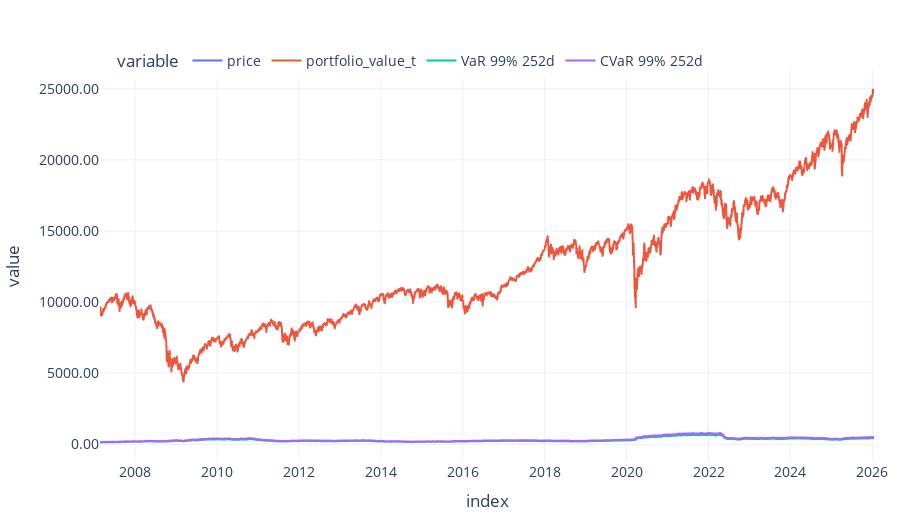

Notebook code for this chart:
### Code cell
fig = px.line(df_risk)


fig.show()

### Figure 1 — Plotly figure (JSON) as saved in the notebook; plotly's stock layout.template omitted (floating-point values rounded to 4 significant figures; data arrays with more than 128 entries replaced by an {"elided": "..."} marker saying what was removed)
{"data": [{"hovertemplate": "variable=price<br>index=%{x}<br>value=%{y}<extra></extra>", "legendgroup": "price", "line": {"color": "#636efa", "dash": "solid"}, "marker": {"symbol": "circle"}, "mode": "lines", "name": "price", "showlegend": true, "type": "scattergl", "x": {"elided": "4351 str values"}, "xaxis": "x", "y": {"elided": "4351 float values"}, "yaxis": "y"}, {"hovertemplate": "variable=portfolio_value_t<br>index=%{x}<br>value=%{y}<extra></extra>", "legendgroup": "portfolio_value_t", "line": {"color": "#EF553B", "dash": "solid"}, "marker": {"symbol": "circle"}, "mode": "lines", "name": "portfolio_value_t", "showlegend": true, "type": "scattergl", "x": {"elided": "4351 str values"}, "xaxis": "x", "y": {"elided": "4351 float values"}, "yaxis": "y"}, {"hovertemplate": "variable=VaR 99% 252d<br>index=%{x}<br>value=%{y}<extra></extra>", "legendgroup": "VaR 99% 252d", "line": {"color": "#00cc96", "dash": "solid"}, "marker": {"symbol": "circle"}, "mode": "lines", "name": "VaR 99% 252d", "showlegend": true, "type": "scattergl", "x": {"elided": "4351 str values"}, "xaxis": "x", "y": {"elided": "4351 float values"}, "yaxis": "y"}, {"hovertemplate": "variable=CVaR 99% 252d<br>index=%{x}<br>value=%{y}<extra></extra>", "legendgroup": "CVaR 99% 252d", "line": {"color": "#ab63fa", "dash": "solid"}, "marker": {"symbol": "circle"}, "mode": "lines", "name": "CVaR 99% 252d", "showlegend": true, "type": "scattergl", "x": {"elided": "4351 str values"}, "xaxis": "x", "y": {"elided": "4351 float values"}, "yaxis": "y"}], "layout": {"height": 520, "legend": {"title": {"text": "variable"}, "tracegroupgap": 0}, "xaxis": {"anchor": "y", "domain": [0, 1], "title": {"text": "index"}}, "yaxis": {"anchor": "x", "domain": [0, 1], "title": {"text": "value"}}}}
